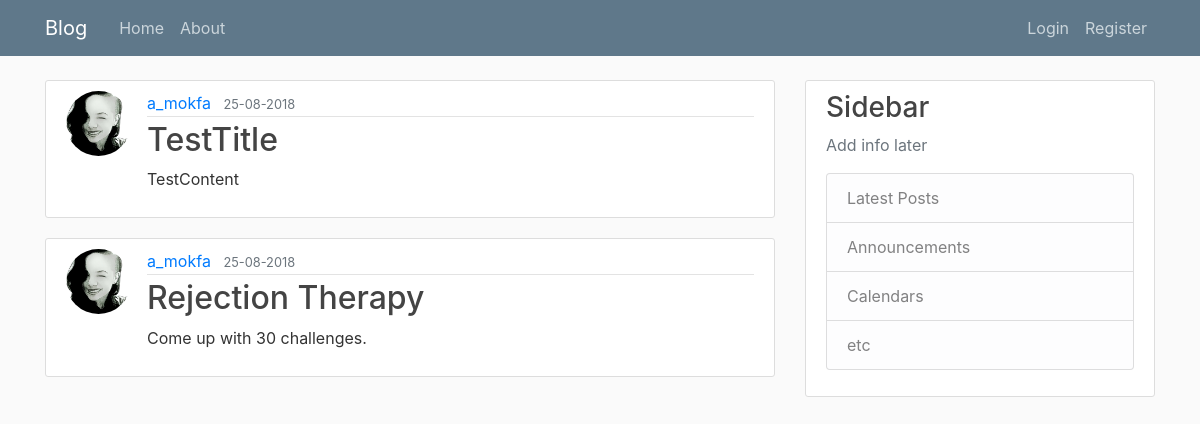
Page /home on the earlier database version.
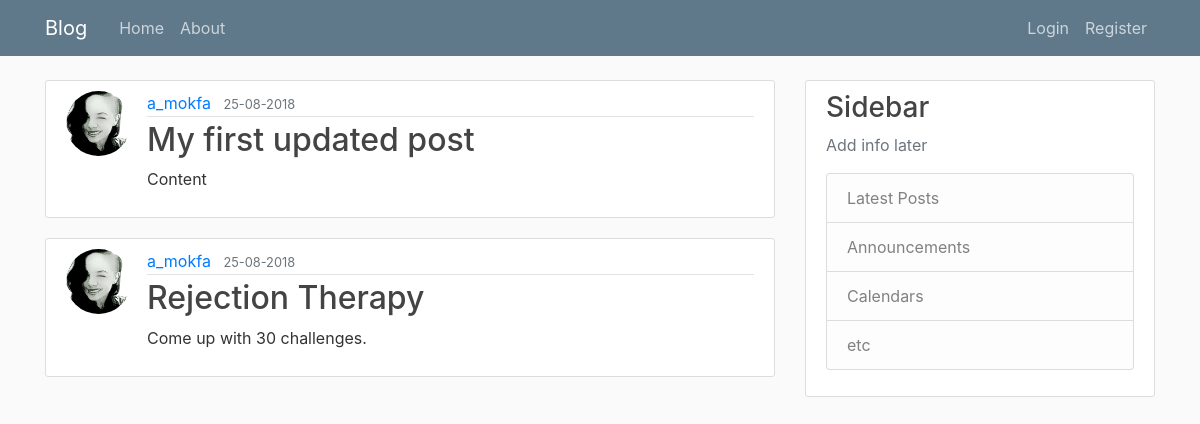
Same page on the later database version.
### flask_blog/models.py (models this page shows, shortened)
class Post(db.Model):
    id = db.Column(db.Integer, primary_key=True)
    title = db.Column(db.String(100), nullable=False)
    date_posted = db.Column(db.DateTime, nullable=False, default=datetime.utcnow)
    content= db.Column(db.Text, nullable=False)
    user_id = db.Column(db.Integer, db.ForeignKey('user.id'), nullable=False)

class User(db.Model, UserMixin):
    id = db.Column(db.Integer, primary_key=True)
    username = db.Column(db.String(20), unique=True, nullable=False)
    email = db.Column(db.String(120), unique=True, nullable=False)
    image_file = db.Column(db.String(20), nullable=False, default='default.jpg')
    password = db.Column(db.String(60), nullable=False)
    posts = db.relationship('Post', backref='author', lazy=True)

### flask_blog/routes.py (the view)
@app.route("/")
@app.route("/home")
def home():
    posts = Post.query.all()
    return render_template('home.html', posts=posts)

### flask_blog/templates/home.html
{% extends "layout.html" %}
{% block content %}
    {% for post in posts %}
    <article class="media content-section">
      <img class="rounded-circle article-img" src="{{ url_for('static', filename='profile_pics/' + post.author.image_file) }}">
      <div class="media-body">
        <div class="article-metadata">
          <a class="mr-2" href="#">{{ post.author.username }}</a>
          <small class="text-muted">{{ post.date_posted.strftime('%d-%m-%Y') }}</small>
        </div>
        <h2><a class="article-title" href="{{ url_for('post', post_id=post.id) }}">{{ post.title }}</a></h2>
        <p class="article-content">{{ post.content }}</p>
      </div>
    </article>
    {% endfor %}
{% endblock content %}

### flask_blog/templates/layout.html (shortened to what this page needs)
<!DOCTYPE html>
<html lang="en" dir="ltr">
  <head>
    <link rel="stylesheet" href="https://stackpath.bootstrapcdn.com/bootstrap/4.1.3/css/bootstrap.min.css">
    <link rel="stylesheet" type="text/css" href="{{ url_for('static', filename='main.css') }}">
  </head>
  <body>
    <header class="site-header">
      <nav class="navbar navbar-expand-md navbar-dark bg-steel fixed-top">
        <div class="container">
          <a class="navbar-brand mr-4" href="/">Blog</a>
          <div class="collapse navbar-collapse" id="navbarToggle">
            <div class="navbar-nav mr-auto">
              <a class="nav-item nav-link" href="{{ url_for('home') }}">Home</a>
              <a class="nav-item nav-link" href="{{ url_for('about') }}">About</a>
            </div>
            <div class="navbar-nav">
              {% if current_user.is_authenticated %}
              <a class="nav-item nav-link" href="{{ url_for('new_post') }}">New Post</a>
                <a class="nav-item nav-link" href="{{ url_for('account') }}">Account</a>
                <a class="nav-item nav-link" href="{{ url_for('logout') }}">Logout</a>
              {% else %}
                <a class="nav-item nav-link" href="{{ url_for('login') }}">Login</a>
                <a class="nav-item nav-link" href="{{ url_for('register') }}">Register</a>
              {% endif %}
            </div>
          </div>
        </div>
      </nav>
    </header>
    <main role="main" class="container">
      <div class="row">
        <div class="col-md-8">
          {% block content %}{% endblock %}
        </div>
        <div class="col-md-4">
          <div class="content-section">
            <h3>Sidebar</h3>
            <p class='text-muted'>Add info later
              <ul class="list-group">
                <li class="list-group-item list-group-item-light">Latest Posts</li>
                <li class="list-group-item list-group-item-light">Announcements</li>
                <li class="list-group-item list-group-item-light">Calendars</li>
                <li class="list-group-item list-group-item-light">etc</li>
              </ul>
            </p>
          </div>
        </div>
      </div>
    </main>
  </body>
</html>

### flask_blog/static/main.css (style rules this page uses)
body { background: #fafafa; color: #333333; margin-top: 5rem; }
h1, h2, h3, h4, h5, h6 { color: #444444; }
.bg-steel { background-color: #5f788a; }
.site-header .navbar-nav .nav-link { color: #cbd5db; }
.content-section { background: #ffffff; padding: 10px 20px; border: 1px solid #dddddd; border-radius: 3px; margin-bottom: 20px; }
.article-title { color: #444444; }
.article-content { white-space: pre-line; }
.article-img { height: 65px; width: 65px; margin-right: 16px; }
.article-metadata { padding-bottom: 1px; margin-bottom: 4px; border-bottom: 1px solid #e3e3e3 }

Differences in the rows shown:
changed Post: title "TestTitle" → "My first updated post"; content "TestContent" → "Content"
